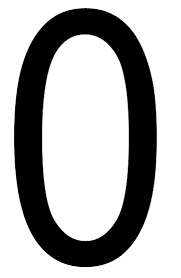
#> input picture A7/0.png, 181 x 278 px
$ python distance.py
#> lines starting #> are read from the running program, lines starting #| are printed output that depends on the picture; after the words box and inside, x2 and y2 are one past the last pixel; in counts of white or black regions, pixels touching at a corner belong together; long printed decimals are rounded
### A7/featurevector.py
import numpy as np
import cv2


def featureVector(imgname):
    #read image
#> called with imgname = '0.png'
    img = cv2.imread(imgname)
#> img is the input picture: shape (278, 181, 3); min 0, max 255, mean 176
    #image to gray
    img_gray = cv2.cvtColor(img, cv2.COLOR_BGR2GRAY)

    #cv2.imshow("gray",img)
    height, width, channels = img.shape
#> height = 278; width = 181; channels = 3

    #set vector variables
    region1,region2,region3,region4,region5,region6,region7,region8, region9 = 0,0,0,0,0,0,0,0,0
    #get x parameters
    incrementX = width//3
#> incrementX = 60
    block1x = width//3
#> block1x = 60
    if (width%3) == 0:
        block1x -=1

    block2x = block1x+incrementX
#> block2x = 120
    block3x = block2x+incrementX
#> block3x = 180
    #get y parameters
    incrementY = height//3
#> incrementY = 92
    block1y = height//3
#> block1y = 92
    if (height%3) == 0:
        block1y -=1
    block2y = block1y+incrementY
#> block2y = 184
    block3y = block2y+incrementY
#> block3y = 276

    #Set colors to 0 or 255

    for i in range(0, height):
        for j in range(0, width):
            if (img_gray[i][j] <= 127):
                img_gray[i][j] = 0

            elif (img_gray[i][j] > 127):
                img_gray[i][j] = 255
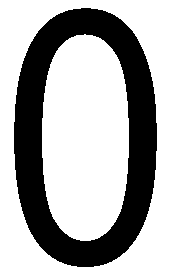
#> img_gray: shape (278, 181); 69.1% white; 1 black region, box (x1, y1, x2, y2) and area: (14, 8, 157, 267) 15571

    #Calculate region ratios
    black = 0
    white = 0
    for i in range(0, block1y+1):
        for j in range(0,block1x+1):
            if img_gray[i,j] == 0:
                black+=1

            else:
                white+=1
#> after the loop, black = 1966; white = 3707

    region1 = black/white
#> region1 = 0.53

    black = 0
    white = 0
    for i in range(0, block1y+1):
        for j in range(block1x+1,block2x+1):
            if img_gray[i,j] == 0:
                black+=1

            else:
                white+=1
#> after the loop, black = 1800

    region2 = black/white

    black = 0
    white = 0
    for i in range(0, block1y+1):
        for j in range(block2x+1,block3x+1):
            if img_gray[i,j] == 0:
                black+=1

            else:
                white+=1

    region3 = black/white

    black = 0
    white = 0
    for i in range(block1y+1, block2y+1):
        for j in range(0,block1x+1):
            if img_gray[i,j] == 0:
                black+=1

            else:
                white+=1

    region4 = black/white

    black = 0
    white = 0
    for i in range(block1y+1, block2y+1):
        for j in range(block1x+1,block2x+1):
            if img_gray[i,j] == 0:
                black+=1

            else:
                white+=1

    region5 = black/white

    black = 0
    white = 0
    for i in range(block1y+1,block2y+1):
        for j in range(block2x+1,block3x+1):
            if img_gray[i,j] == 0:
                black+=1

            else:
                white+=1

    region6 = black/white

    black = 0
    white = 0
    for i in range(block2y+1, block3y+1):
        for j in range(0,block1x+1):
            if img_gray[i,j] == 0:
                black+=1

            else:
                white+=1

    region7 = black/white

    black = 0
    white = 0
    for i in range(block2y+1, block3y+1):
        for j in range(block1x+1,block2x+1):
            if img_gray[i,j] == 0:
                black+=1

            else:
                white+=1

    region8 = black/white

    black = 0
    white = 0
    for i in range(block2y+1, block3y+1):
        for j in range(block2x+1, block3x+1):
            if img_gray[i,j] == 0:
                black+=1

            else:
                white+=1

    region9 = black/white

    featureVector = [region1,region2,region3,region4,region5,region6,region7,region8,region9]

    # cv2.imshow("number", img_gray)
    # cv2.waitKey()

    return featureVector

### A7/distance.py
import cv2 as cv
import numpy as np
import math
import featurevector as fv

def euclideanDistance(v1, v2):
    return math.sqrt(sum([(a - b) ** 2 for a, b in zip(v1, v2)]))

v1 = fv.featureVector('0.png')
f = open('feature_vectors.txt', 'r')
#> (reads A7/feature_vectors.txt from the repository)

distance = []
for line in f:
    line = line.strip()
    v2 = line.split(',')
    for i in range(len(v2)):
        v2[i] = float(v2[i])
    distance.append(euclideanDistance(v1, v2))

f.close()
print(distance)
#| [0.6985, 3.190, 1.232, 3.264, 4.884, 1.059, 0.9206, 1.532, 1.024, 1.406]
print(distance.index(min(distance)))
#| 0
